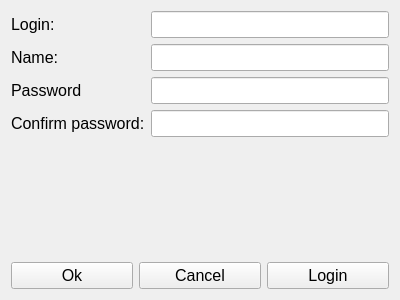
<?xml version="1.0" encoding="UTF-8"?>
<ui version="4.0">
 <class>RegistrationForm</class>
 <widget class="QWidget" name="RegistrationForm">
  <property name="geometry">
   <rect>
    <x>0</x>
    <y>0</y>
    <width>400</width>
    <height>300</height>
   </rect>
  </property>
  <property name="windowTitle">
   <string>Form</string>
  </property>
  <layout class="QVBoxLayout" name="verticalLayout" stretch="1,0,0">
   <item>
    <layout class="QGridLayout" name="gridLayout" rowstretch="0,0,0,0">
     <item row="1" column="1">
      <widget class="QLineEdit" name="nameEdit">
       <property name="font">
        <font>
         <pointsize>12</pointsize>
        </font>
       </property>
      </widget>
     </item>
     <item row="0" column="0">
      <widget class="QLabel" name="loginLab">
       <property name="font">
        <font>
         <pointsize>12</pointsize>
        </font>
       </property>
       <property name="text">
        <string>Login:</string>
       </property>
      </widget>
     </item>
     <item row="2" column="0">
      <widget class="QLabel" name="passwordLab">
       <property name="font">
        <font>
         <pointsize>12</pointsize>
        </font>
       </property>
       <property name="text">
        <string>Password</string>
       </property>
      </widget>
     </item>
     <item row="1" column="0">
      <widget class="QLabel" name="nameLab">
       <property name="font">
        <font>
         <pointsize>12</pointsize>
        </font>
       </property>
       <property name="text">
        <string>Name:</string>
       </property>
      </widget>
     </item>
     <item row="2" column="1">
      <widget class="QLineEdit" name="passwordEdit">
       <property name="font">
        <font>
         <pointsize>12</pointsize>
        </font>
       </property>
       <property name="echoMode">
        <enum>QLineEdit::Password</enum>
       </property>
      </widget>
     </item>
     <item row="0" column="1">
      <widget class="QLineEdit" name="LoginEdit">
       <property name="font">
        <font>
         <pointsize>12</pointsize>
        </font>
       </property>
      </widget>
     </item>
     <item row="3" column="1">
      <widget class="QLineEdit" name="passwordConfirm">
       <property name="font">
        <font>
         <pointsize>12</pointsize>
        </font>
       </property>
       <property name="echoMode">
        <enum>QLineEdit::Password</enum>
       </property>
      </widget>
     </item>
     <item row="3" column="0">
      <widget class="QLabel" name="passwordConfirmLab">
       <property name="font">
        <font>
         <pointsize>12</pointsize>
        </font>
       </property>
       <property name="text">
        <string>Confirm password:</string>
       </property>
      </widget>
     </item>
    </layout>
   </item>
   <item>
    <spacer name="verticalSpacer">
     <property name="orientation">
      <enum>Qt::Vertical</enum>
     </property>
     <property name="sizeHint" stdset="0">
      <size>
       <width>20</width>
       <height>40</height>
      </size>
     </property>
    </spacer>
   </item>
   <item>
    <layout class="QHBoxLayout" name="horizontalLayout">
     <item>
      <widget class="QPushButton" name="okBut">
       <property name="font">
        <font>
         <pointsize>12</pointsize>
        </font>
       </property>
       <property name="text">
        <string>Ok</string>
       </property>
      </widget>
     </item>
     <item>
      <widget class="QPushButton" name="cancelBut">
       <property name="font">
        <font>
         <pointsize>12</pointsize>
        </font>
       </property>
       <property name="text">
        <string>Cancel</string>
       </property>
      </widget>
     </item>
     <item>
      <widget class="QPushButton" name="loginBut">
       <property name="font">
        <font>
         <pointsize>12</pointsize>
        </font>
       </property>
       <property name="text">
        <string>Login</string>
       </property>
      </widget>
     </item>
    </layout>
   </item>
  </layout>
 </widget>
 <tabstops>
  <tabstop>LoginEdit</tabstop>
  <tabstop>nameEdit</tabstop>
  <tabstop>passwordEdit</tabstop>
  <tabstop>passwordConfirm</tabstop>
  <tabstop>okBut</tabstop>
  <tabstop>cancelBut</tabstop>
  <tabstop>loginBut</tabstop>
 </tabstops>
 <resources/>
 <connections/>
</ui>
